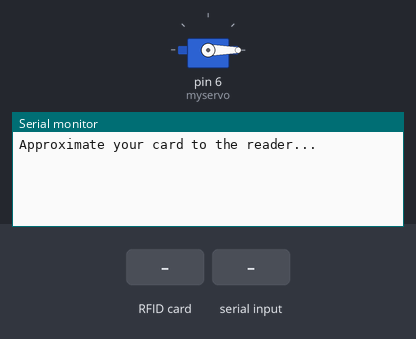
Bench run of a sketch on a simulated Arduino Uno, built with avr-gcc and run on an emulated ATmega328P. Shown: servo, the last lines printed to the serial monitor. The test bench sets the inputs (shaded band).

Above: at 1.2 s.
1.3 s: RFID card 5E 7A 19 C4 held to the reader
At 2.5 s:
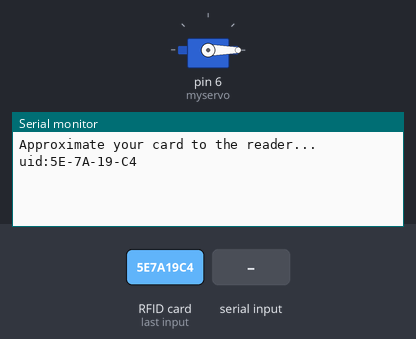
2.8 s: "RES:\n" received over the second serial link
At 4.0 s:
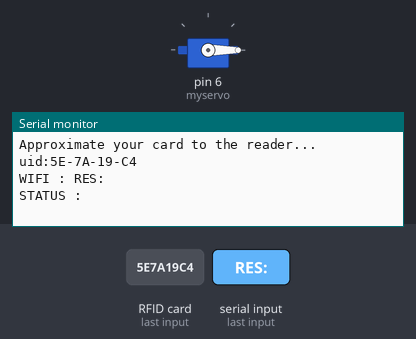
4.3 s: "ERROR\n" received over the second serial link
At 4.8 s:
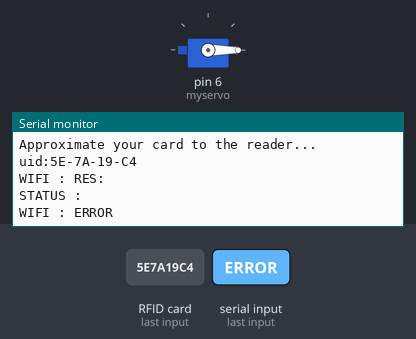
5.8 s: "MASUK\n" received over the second serial link
At 7.3 s:
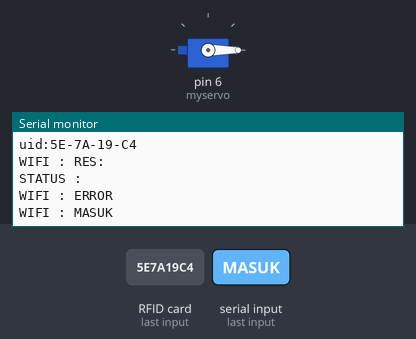

Measured:
- after the input at 1.3 s, the serial monitor: prints a new line at once (image 1)
- after the input at 2.8 s, the serial monitor: prints a new line at once (image 2)
- after the input at 4.3 s, the serial monitor: prints a new line at once (image 3)
- after the input at 5.8 s, the serial monitor: prints a new line at once (image 4)

The sketch:

arduino_rfid.ino
```cpp
#include <SPI.h>
#include <MFRC522.h>
#include <Servo.h>
#include <SoftwareSerial.h>

#define SS_PIN 10
#define RST_PIN 9

#define JEDA_DETIK 3
#define DELAY_SERVO_MS 15

SoftwareSerial mySerial(2, 3); // RX, TX
Servo myservo;
MFRC522 mfrc522(SS_PIN, RST_PIN);   // Create MFRC522 instance.

String dataWifi;
int pos = 0;

void setup()
{

  Serial.begin(9600);   // Initiate a serial communication

  while (!Serial) {
    ; // wait for serial port to connect. Needed for native USB port only
  }
  mySerial.begin(9600);
  SPI.begin();      // Initiate  SPI bus
  mfrc522.PCD_Init();   // Initiate MFRC522
  Serial.println("Approximate your card to the reader...");
  Serial.println();

   myservo.attach(6);
      myservo.write(pos);

}
void loop()
{
  if(mySerial.available() > 0){
    dataWifi = mySerial.readStringUntil('\n');
//    dataWifi.trim();
    Serial.println("WIFI : " + dataWifi);
    if(dataWifi.indexOf("RES:") == 0 && dataWifi.indexOf("ERROR") == -1){
      String stat = dataWifi.substring(4);
      Serial.println("STATUS : " + stat) ;
      if(stat == "MASUK" || stat == "KELUAR"){
        bukaPintu(JEDA_DETIK, DELAY_SERVO_MS);
      }
    }
  }

  // Look for new cards
  if ( ! mfrc522.PICC_IsNewCardPresent())
  {
    return;
  }
  // Select one of the cards
  if ( ! mfrc522.PICC_ReadCardSerial())
  {
    return;
  }
  //Show UID on serial monitor
//  Serial.print("UID tag :");
  String content= "";
  String uid = "";
  byte letter;
  for (byte i = 0; i < mfrc522.uid.size; i++)
  {
//     Serial.print(mfrc522.uid.uidByte[i] < 0x10 ? " 0" : ":");
//     Serial.print(mfrc522.uid.uidByte[i], HEX);
     content.concat(String(mfrc522.uid.uidByte[i] < 0x10 ? " 0" : ":"));
     content.concat(String(mfrc522.uid.uidByte[i], HEX));
  }

  content.toUpperCase();
  uid = content.substring(1);
  uid.replace(":","-");
  Serial.print("uid:");
  Serial.println(uid);
    mySerial.print("uid:");
  mySerial.println(uid);
 delay(1000);
}


void bukaPintu(int jeda, int delayServo){
  for (pos = 0; pos <= 120; pos += 1) { // goes from 0 degrees to 180 degrees
    // in steps of 1 degree
    myservo.write(pos);              // tell servo to go to position in variable 'pos'
    delay(delayServo);                       // waits 15ms for the servo to reach the position
  }
  delay(jeda*1000);
  for (pos = 120; pos >= 0; pos -= 1) { // goes from 180 degrees to 0 degrees
    myservo.write(pos);              // tell servo to go to position in variable 'pos'
    delay(delayServo);                       // waits 15ms for the servo to reach the position
  }

}
```
